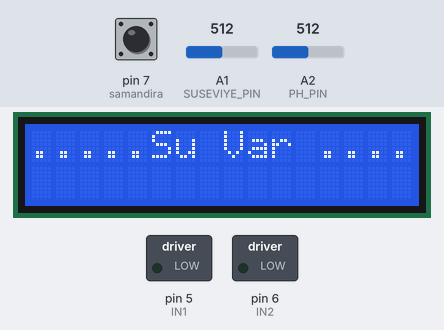
Simulated run of this sketch. Board: Arduino Uno, built with avr-gcc and run on an emulated ATmega328P. On the bench: 16×2 character LCD, switched loads named in the sketch (green lamp = pin HIGH). The inputs (shaded band) are chosen by the test bench; at power-on: A2 (PH_PIN) = 512, pin 7 (samandira) HIGH, A1 (SUSEVIYE_PIN) = 512. What the sketch prints to the serial monitor is not drawn.

Above: at 1.2 s.
1.3 s: A2 (PH_PIN) set to 352
At 4.1 s:
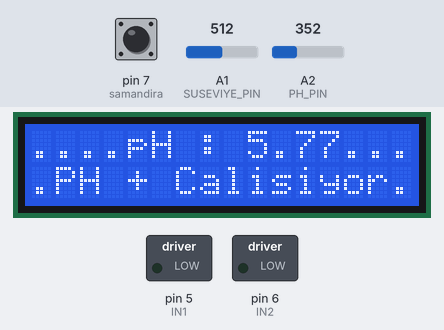
10.8 s: A2 (PH_PIN) set to 333
At 14.4 s:
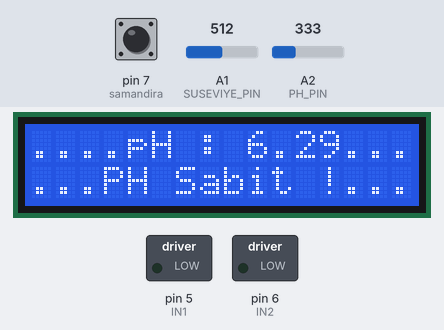
20.3 s: A2 (PH_PIN) set to 316
At 23.6 s:
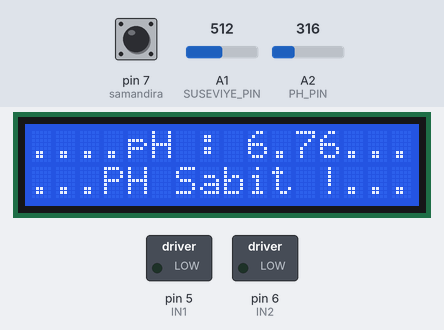
26.1 s: A2 (PH_PIN) set to 293
At 28.9 s:
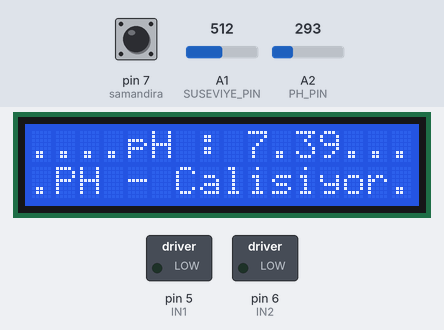
Timing chart, 0 to 30.4 s (numbered marks = the images above; inputs shaded):
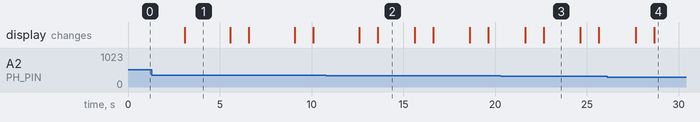

Measured:
- the behaviour switches between 344 and 343 on A2 (PH_PIN) (found by bisection; images 1 and 2)
- the behaviour switches between 308 and 307 on A2 (PH_PIN) (found by bisection; images 3 and 4)
- after the input at 1.3 s, the display: changes after 1.8 s (image 1)
- after the input at 10.8 s, the display: first differs from a run without the input after 2.8 s (image 2)
- after the input at 20.3 s, the display: first differs from a run without the input after 2.3 s (image 3)
- after the input at 26.1 s, the display: first differs from a run without the input after 2.6 s (image 4)
- what the display in image 1 shows lasts 2.5 s, from 3.1 s to 5.6 s

The sketch:

proje_kod.ino
```cpp
#include "DFRobot_PH.h"
#include <EEPROM.h>
#include <LiquidCrystal.h>

#define PH_PIN A2 // ph seviyesi analog port
#define SUSEVIYE_PIN A1 // su seviye analog port

float voltage,phValue,temperature = 25; // oda sıcaklığına göre ph ölçümü yapsın
DFRobot_PH ph; // ph tanımlaması

int samandira = 7; // şamandıra bağlantısı

int IN1 = 5; // valf bağlantı
int IN2 = 6;

int IN3 = 4; // motor - 1 - ( ph + )
//int IN4 = 9; // led ekran bağlantısı için 1 pin eksiği vardı
               // motorları tek yönde çevireceğimiz için o bacak low bacak olacağı için
               // ground dan bağladım. biraz güçsüz oluyor ama iş görüyor.
               // ekran bağlantısını başka bir arduino ile yaparak daha komplike haline getirmek istemedim.

int IN5 = 2; // motor - 2 -
int IN6 = 3;

// LCD ekran için bağlantı pinleri
const int rs = 8, en = 9, d4 = 10, d5 = 11, d6 = 12, d7 = 13;
LiquidCrystal lcd(rs, en, d4, d5, d6, d7);

String phString  = "";

void setup() {
  Serial.begin(9600);
  pinMode(samandira, INPUT_PULLUP);
  pinMode(IN1, OUTPUT);
  pinMode(IN2, OUTPUT);
  ph.begin();
  lcd.begin(16, 2);  // 16 sütun, 2 satır
}

void loop() {
  int suSeviyesi = analogRead(SUSEVIYE_PIN); // su seviyesini ölçüyorum
  Serial.println(suSeviyesi);
  int samandiraol = digitalRead(samandira); // şamandıra durumunu ölçüyorum
  if(suSeviyesi < 200 && samandiraol == 0) { // eğer su seviyesi 200 ün altında ve şamandıra su yok diyorsa
    Serial.print("Valf Aciliyor ..."); // valfi açıyorum ve su dolduruyorum
    lcd.setCursor(0,0); // lcd ilk satır
    lcd.write(".Valf Aciliyor..");
    lcd.setCursor(0,1); // lcd ikinci satır
    lcd.write("                ");
    digitalWrite(IN1, HIGH);
    digitalWrite(IN2, LOW);
    while(digitalRead(samandira) == 0){ // şamandıradan gelen veri 1 olana kadar valfi kapatmıyorum.
      Serial.println("Sulaniyor ...");
      lcd.setCursor(0,0); // lcd ilk satır
      lcd.write("...Sulaniyor ...");
      lcd.setCursor(0,1); // lcd ikinci satır
      lcd.write("                ");
      delay(1000);
    }
    Serial.println("Su Doldu ..."); // su doldu valfi kapat
    lcd.setCursor(0,0); // lcd ilk satır
    lcd.print("....Su Doldu ...");
    lcd.setCursor(0,1); // lcd ikinci satır
    lcd.print("                  ");
    digitalWrite(IN1, LOW);
    digitalWrite(IN2, LOW);
    delay(1000);
  }
  else
  {
    Serial.print("Su Var ..."); // diğer durumlarda su var !
    lcd.setCursor(0,0); // lcd ilk satır
    lcd.print(".....Su Var ....");
    lcd.setCursor(0,1); // lcd ikinci satır
    lcd.print("                  ");
    delay(1000);
  }

  // suyun ph değeri ölçümü ve stabil hale getirilmesi
  // suyun ph değerinin 6 ile 7 arasında olmasını istiyoruz.
  static unsigned long timepoint = millis();
    if(millis()-timepoint>1000U){                  // saniyede 1
        timepoint = millis();
        voltage = analogRead(PH_PIN)/1024.0*5000;  // voltaj okuyoruz.
        phValue = ph.readPH(voltage,temperature);  // voltaj a göre oda sıcaklığına bağlı olarak ph hesabını yapıyoruz.
        lcd.setCursor(0,0); // lcd ilk satır
        phString = "....pH : ";
        phString  += String(phValue);
        phString += "..."; // 16 haneye tamamlıyoruz.
        lcd.print(phString);
        Serial.println(phValue,2);
        lcd.setCursor(0,1); // lcd ikinci satır
        // 7 in altında 6 üstünde değerlerde motorlar çalışmayacak.
        if(phValue > 7)
        {
          digitalWrite(IN5, HIGH);
          digitalWrite(IN6, LOW);
          lcd.print(".PH - Calisiyor.");
          delay(500);
          digitalWrite(IN5, LOW);
          digitalWrite(IN6, LOW);
        }
        else if(phValue < 6)
        {
          digitalWrite(IN3, HIGH);
          lcd.print(".PH + Calisiyor.");
          delay(500);
          digitalWrite(IN3, LOW);
        }
        else
          lcd.print("...PH Sabit !...");
        delay(1000);
    }
    ph.calibration(voltage,temperature);
  delay(1000);
}
```
